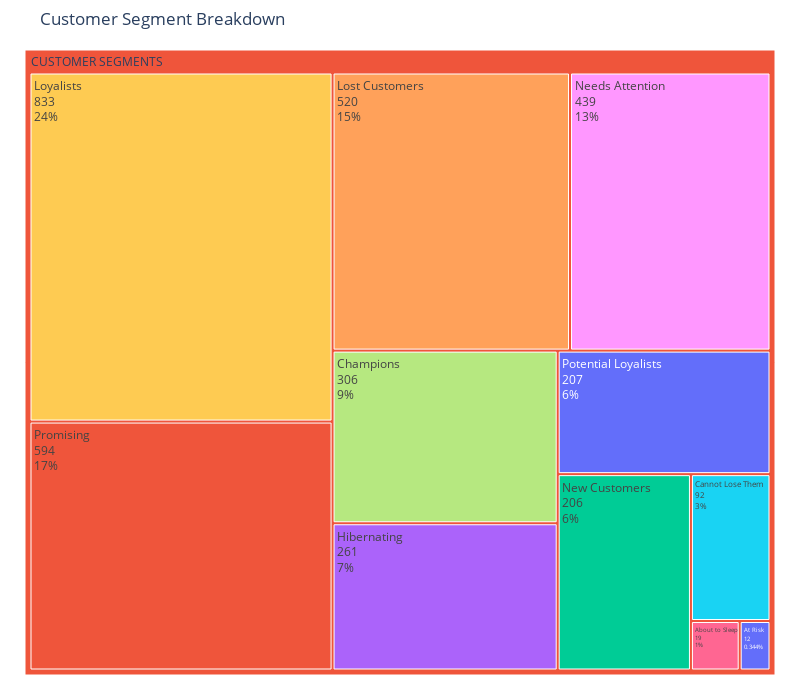

Notebook code cell kept with this figure:
### Code cell
fig = px.treemap(segment_df, path=[px.Constant("CUSTOMER SEGMENTS"), 'customer_segment'], values='no_of_customers',
                  color='customer_segment',color_continuous_scale= 'earth',
                  color_continuous_midpoint=np.average(segment_df['no_of_customers']))

fig.update_layout(title="Customer Segment Breakdown", margin = dict(t=50, l=25, r=25, b=25),width=800, height=700)
fig.data[0].textinfo = "label+value+percent parent"
fig.show()

### Figure 1 — Plotly figure (JSON) as saved in the notebook; plotly's stock layout.template omitted (floating-point values rounded to 4 significant figures)
{"data": [{"branchvalues": "total", "customdata": [["Potential Loyalists"], ["Promising"], ["New Customers"], ["Hibernating"], ["Lost Customers"], ["Cannot Lose Them"], ["About to Sleep"], ["Champions"], ["Needs Attention"], ["Loyalists"], ["At Risk"], ["(?)"]], "domain": {"x": [0, 1], "y": [0, 1]}, "hovertemplate": "labels=%{label}<br>no_of_customers=%{value}<br>parent=%{parent}<br>id=%{id}<br>customer_segment=%{customdata[0]}<extra></extra>", "ids": ["CUSTOMER SEGMENTS/Potential Loyalists", "CUSTOMER SEGMENTS/Promising", "CUSTOMER SEGMENTS/New Customers", "CUSTOMER SEGMENTS/Hibernating", "CUSTOMER SEGMENTS/Lost Customers", "CUSTOMER SEGMENTS/Cannot Lose Them", "CUSTOMER SEGMENTS/About to Sleep", "CUSTOMER SEGMENTS/Champions", "CUSTOMER SEGMENTS/Needs Attention", "CUSTOMER SEGMENTS/Loyalists", "CUSTOMER SEGMENTS/At Risk", "CUSTOMER SEGMENTS"], "labels": ["Potential Loyalists", "Promising", "New Customers", "Hibernating", "Lost Customers", "Cannot Lose Them", "About to Sleep", "Champions", "Needs Attention", "Loyalists", "At Risk", "CUSTOMER SEGMENTS"], "marker": {"colors": ["#636efa", "#EF553B", "#00cc96", "#ab63fa", "#FFA15A", "#19d3f3", "#FF6692", "#B6E880", "#FF97FF", "#FECB52", "#636efa", "#EF553B"]}, "name": "", "parents": ["CUSTOMER SEGMENTS", "CUSTOMER SEGMENTS", "CUSTOMER SEGMENTS", "CUSTOMER SEGMENTS", "CUSTOMER SEGMENTS", "CUSTOMER SEGMENTS", "CUSTOMER SEGMENTS", "CUSTOMER SEGMENTS", "CUSTOMER SEGMENTS", "CUSTOMER SEGMENTS", "CUSTOMER SEGMENTS", ""], "textinfo": "label+value+percent parent", "type": "treemap", "values": [207, 594, 206, 261, 520, 92, 19, 306, 439, 833, 12, 3489]}], "layout": {"height": 700, "legend": {"tracegroupgap": 0}, "margin": {"b": 25, "l": 25, "r": 25, "t": 50}, "title": {"text": "Customer Segment Breakdown"}, "width": 800}}
